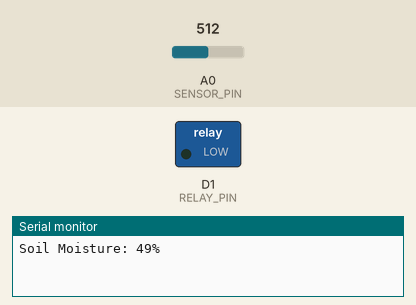
Bench run of a sketch on a simulated ESP8266 (NodeMCU). Parts: switched loads named in the sketch (green lamp = pin HIGH), the last lines printed to the serial monitor. Inputs (shaded band) come from the test bench; at power-on: A0 (SENSOR_PIN) = 512. WiFi joins after 1.5 s; servers stay silent unless stated.

Above: at 3.0 s.
3.1 s: A0 (SENSOR_PIN) set to 698
5.8 s: A0 (SENSOR_PIN) set to 725
At 7.0 s:
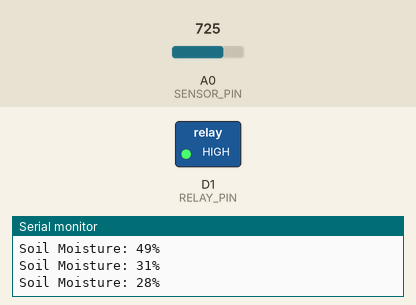
8.5 s: A0 (SENSOR_PIN) set to 511
At 10.1 s:
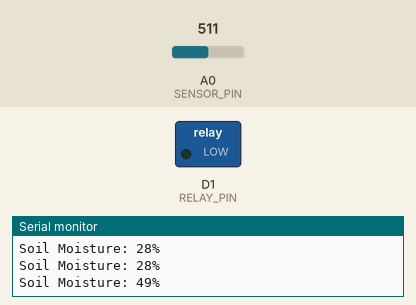
11.3 s: A0 (SENSOR_PIN) set to 716
At 12.9 s:
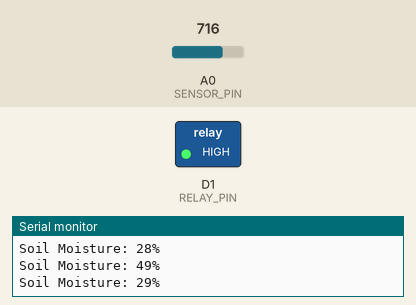
Timing chart, 0 to 14.4 s (numbered marks = the images above; inputs shaded):
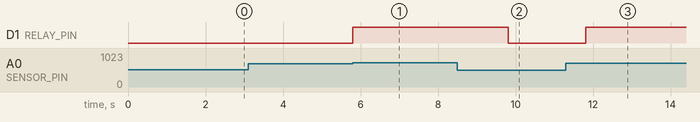

Measured:
- the behaviour switches between 710 and 711 on A0 (SENSOR_PIN) (found by bisection; images 0 and 1)
- after the input at 5.8 s, D1 (RELAY_PIN): LOW → HIGH at once
- after the input at 8.5 s, D1 (RELAY_PIN): HIGH → LOW after 1.3 s
- after the input at 11.3 s, D1 (RELAY_PIN): LOW → HIGH after 0.51 s

The sketch:

smart_irrigation.ino
```cpp
#define BLYNK_TEMPLATE_ID "YourTemplateID"
#define BLYNK_TEMPLATE_NAME "Soil Moisture Monitor"
#define BLYNK_AUTH_TOKEN "YourAuthToken"

#include <ESP8266WiFi.h>
#include <BlynkSimpleEsp8266.h>

char auth[] = BLYNK_AUTH_TOKEN;
char ssid[] = "YourWiFiName";
char pass[] = "YourWiFiPassword";

#define SENSOR_PIN A0
#define RELAY_PIN D1

int soilMoistureValue = 0;

void setup() {
  Serial.begin(9600);
  pinMode(RELAY_PIN, OUTPUT);
  digitalWrite(RELAY_PIN, LOW); // Relay OFF initially
  Blynk.begin(auth, ssid, pass);
}

void loop() {
  Blynk.run();

  soilMoistureValue = analogRead(SENSOR_PIN);
  int moisturePercent = map(soilMoistureValue, 1023, 0, 0, 100); // Adjust mapping if needed

  Serial.print("Soil Moisture: ");
  Serial.print(moisturePercent);
  Serial.println("%");

  Blynk.virtualWrite(V0, moisturePercent);  // Send value to Blynk gauge

  if (moisturePercent < 30) {  // Dry soil threshold
    digitalWrite(RELAY_PIN, HIGH);  // Turn ON relay (watering)
    Blynk.logEvent("low_moisture", "Soil is dry! Watering needed.");
  } else {
    digitalWrite(RELAY_PIN, LOW);   // Turn OFF relay
  }

  delay(2000);
}
```
